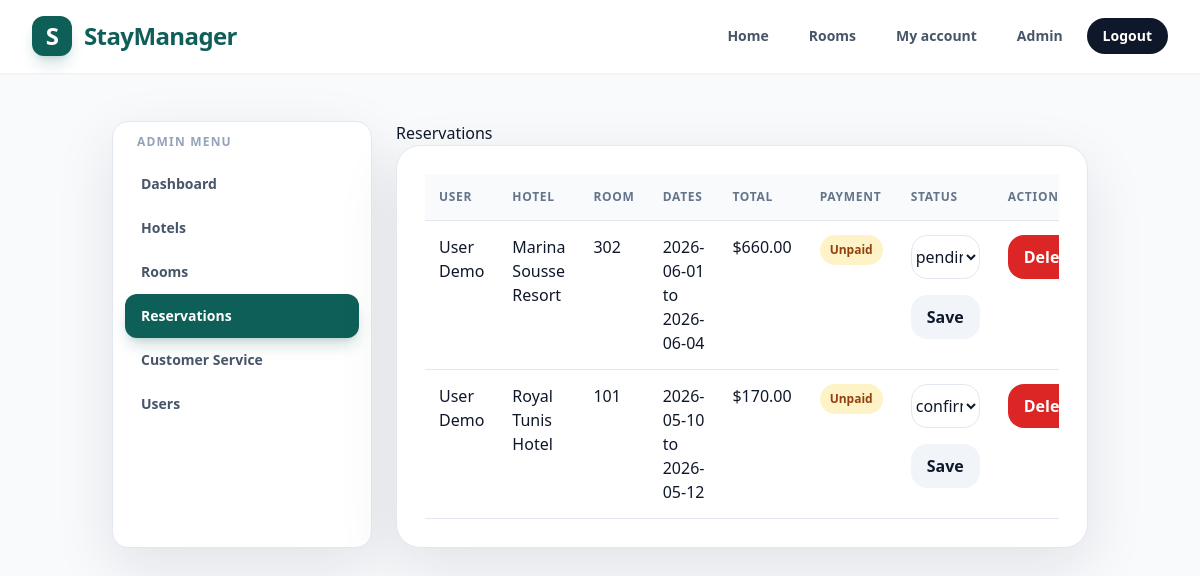
Screenshot of /admin/reservations.php (signed in) with the database file from the repository.
### tables this page shows
CREATE TABLE reservations (
    id INT AUTO_INCREMENT PRIMARY KEY,
    user_id INT NOT NULL,
    room_id INT NOT NULL,
    check_in DATE NOT NULL,
    check_out DATE NOT NULL,
    total_price DECIMAL(10, 2) NOT NULL,
    status ENUM('pending', 'confirmed', 'cancelled') NOT NULL DEFAULT 'pending',
    created_at TIMESTAMP DEFAULT CURRENT_TIMESTAMP,
    CONSTRAINT fk_reservations_user FOREIGN KEY (user_id) REFERENCES users(id) ON DELETE CASCADE,
    CONSTRAINT fk_reservations_room FOREIGN KEY (room_id) REFERENCES rooms(id) ON DELETE CASCADE
);

CREATE TABLE users (
    id INT AUTO_INCREMENT PRIMARY KEY,
    name VARCHAR(100) NOT NULL,
    email VARCHAR(150) NOT NULL UNIQUE,
    password VARCHAR(255) NOT NULL,
    role ENUM('admin', 'user') NOT NULL DEFAULT 'user',
    created_at TIMESTAMP DEFAULT CURRENT_TIMESTAMP
);

CREATE TABLE hotels (
    id INT AUTO_INCREMENT PRIMARY KEY,
    name VARCHAR(150) NOT NULL,
    city VARCHAR(100) NOT NULL,
    country VARCHAR(100) NOT NULL DEFAULT 'Tunisia',
    stars TINYINT NOT NULL DEFAULT 4,
    photo_url VARCHAR(500) NULL,
    address VARCHAR(255) NOT NULL,
    description TEXT NOT NULL,
    created_at TIMESTAMP DEFAULT CURRENT_TIMESTAMP
);

CREATE TABLE rooms (
    id INT AUTO_INCREMENT PRIMARY KEY,
    hotel_id INT NOT NULL,
    room_number VARCHAR(30) NOT NULL,
    type VARCHAR(80) NOT NULL,
    price DECIMAL(10, 2) NOT NULL,
    status ENUM('available', 'reserved', 'maintenance') NOT NULL DEFAULT 'available',
    unavailable_until DATE NULL,
    description TEXT NULL,
    amenities VARCHAR(255) NULL,
    created_at TIMESTAMP DEFAULT CURRENT_TIMESTAMP,
    CONSTRAINT fk_rooms_hotel FOREIGN KEY (hotel_id) REFERENCES hotels(id) ON DELETE CASCADE
);

### app/Core/helpers.php (called while the page is built, shortened)
<?php
function basePath(): string
{
    $scriptName = str_replace('\\', '/', $_SERVER['SCRIPT_NAME'] ?? '');
    $publicPosition = strpos($scriptName, '/public/');
    return '';
}
function url(string $path = ''): string
{
    $path = '/' . ltrim($path, '/');
    return basePath() . ($path === '/' ? '' : $path);
}
function isCurrentPath(string $path): bool
{
    $requestPath = parse_url($_SERVER['REQUEST_URI'] ?? '', PHP_URL_PATH) ?: '';
    return str_ends_with($requestPath, $path);
}
function e(?string $value): string
{
    return htmlspecialchars($value ?? '', ENT_QUOTES, 'UTF-8');
}
function money(float|int|string $amount): string
{
    return '$' . number_format((float) $amount, 2);
}

### app/Core/Session.php (called while the page is built, shortened)
<?php
class Session
{
    public static function get(string $key, mixed $default = null): mixed
    {
        return $_SESSION[$key] ?? $default;
    }
}

### app/Services/Auth.php (called while the page is built, shortened)
<?php
class Auth
{
    public static function user(): ?array
    {
        return Session::get('user');
    }
}

### app/Models/Reservation.php (called while the page is built, shortened)
<?php
class Reservation
{
    public function all(): array
    {
        $sql = 'SELECT reservations.*, users.name AS user_name, rooms.room_number, hotels.name AS hotel_name,
                       payments.status AS payment_status
                FROM reservations
                JOIN users ON users.id = reservations.user_id
                JOIN rooms ON rooms.id = reservations.room_id
                JOIN hotels ON hotels.id = rooms.hotel_id
                ' . self::PAYMENT_JOIN . '
                ORDER BY reservations.id DESC';
        return $this->db->query($sql)->fetchAll();
    }
}

### public/admin/reservations.php (the view, shortened to what this page needs)
<?php
require_once __DIR__ . '/../../app/bootstrap.php';
$reservationModel = new Reservation($db);
$reservations = $reservationModel->all();
require_once __DIR__ . '/../includes/header.php';
?>
<main class="container admin-layout">
    <?php require_once __DIR__ . '/includes/sidebar.php'; ?>
    <section>
        <h1>Reservations</h1>
        <section class="card">
            <div class="table-wrap">
                <table>
                    <thead><tr><th>User</th><th>Hotel</th><th>Room</th><th>Dates</th><th>Total</th><th>Payment</th><th>Status</th><th>Actions</th></tr></thead>
                    <tbody>
                        <?php foreach ($reservations as $reservation): ?>
                            <tr>
                                <td><?= e($reservation['user_name']) ?></td>
                                <td><?= e($reservation['hotel_name']) ?></td>
                                <td><?= e($reservation['room_number']) ?></td>
                                <td><?= e($reservation['check_in']) ?> to <?= e($reservation['check_out']) ?></td>
                                <td><?= money($reservation['total_price']) ?></td>
                                <td><span class="status <?= ($reservation['payment_status'] ?? '') === 'paid' ? 'confirmed' : 'pending' ?>"><?= e($reservation['payment_status'] ?? 'unpaid') ?></span></td>
                                <td>
                                    <form class="form" method="post">
                                        <select name="status">
                                            <?php foreach (['pending', 'confirmed', 'cancelled'] as $status): ?>
                                                <option value="<?= $status ?>" <?= $reservation['status'] === $status ? 'selected' : '' ?>><?= $status ?></option>
                                            <?php endforeach; ?>
                                        </select>
                                        <button class="btn secondary" type="submit">Save</button>
                                    </form>
                                </td>
                                <td>
                                    <form class="inline-form" method="post">
                                        <button class="btn danger" type="submit">Delete</button>
                                    </form>
                                </td>
                            </tr>
                        <?php endforeach; ?>
                    </tbody>
                </table>
            </div>
        </section>
    </section>
</main>
<?php require_once __DIR__ . '/../includes/footer.php'; ?>

### public/includes/header.php (shortened to what this page needs)
<?php
$currentUser = Auth::user();
?>
<!DOCTYPE html>
<html lang="en">
<head>
    <script src="https://cdn.tailwindcss.com"></script>
    <link rel="stylesheet" href="<?= e(url('/assets/css/style.css')) ?>">
</head>
<body class="min-h-screen bg-slate-50 text-slate-900 antialiased">
<header class="sticky top-0 z-40 border-b border-white/70 bg-white/90 shadow-sm backdrop-blur">
    <nav class="mx-auto flex max-w-7xl flex-col gap-4 px-4 py-4 sm:px-6 lg:flex-row lg:items-center lg:justify-between lg:px-8">
        <a href="<?= e(url('/')) ?>" class="flex items-center gap-3 text-2xl font-black tracking-tight text-brand-600">
            <span class="grid h-10 w-10 place-items-center rounded-xl bg-brand-600 text-white shadow-lg shadow-brand-600/20">S</span>
            StayManager
        </a>
        <div class="flex flex-wrap items-center gap-2">
            <a href="<?= e(url('/')) ?>" class="rounded-full px-4 py-2 text-sm font-bold transition <?= isCurrentPath('/index.php') || isCurrentPath('/public/') ? 'bg-brand-600 text-white shadow-lg shadow-brand-600/20' : 'text-slate-600 hover:bg-slate-100 hover:text-slate-950' ?>">Home</a>
            <a href="<?= e(url('/rooms.php')) ?>" class="rounded-full px-4 py-2 text-sm font-bold transition <?= isCurrentPath('/rooms.php') ? 'bg-brand-600 text-white shadow-lg shadow-brand-600/20' : 'text-slate-600 hover:bg-slate-100 hover:text-slate-950' ?>">Rooms</a>
            <?php if ($currentUser): ?>
                <a href="<?= e(url('/dashboard.php')) ?>" class="rounded-full px-4 py-2 text-sm font-bold text-slate-600 transition hover:bg-slate-100 hover:text-slate-950">My account</a>
                <?php if (($currentUser['role'] ?? '') === 'admin'): ?>
                    <a href="<?= e(url('/admin/index.php')) ?>" class="rounded-full px-4 py-2 text-sm font-bold text-slate-600 transition hover:bg-slate-100 hover:text-slate-950">Admin</a>
                <?php endif; ?>
                <a href="<?= e(url('/logout.php')) ?>" class="rounded-full bg-slate-900 px-4 py-2 text-sm font-bold text-white transition hover:bg-slate-700">Logout</a>
            <?php endif; ?>
        </div>
    </nav>
</header>

### public/admin/includes/sidebar.php
<aside class="rounded-2xl border border-slate-200 bg-white p-3 shadow-soft">
    <p class="px-3 pb-3 text-xs font-black uppercase tracking-widest text-slate-400">Admin menu</p>
    <a href="<?= e(url('/admin/index.php')) ?>" class="block rounded-xl px-4 py-3 text-sm font-bold transition <?= basename($_SERVER['SCRIPT_NAME']) === 'index.php' ? 'bg-brand-600 text-white shadow-lg shadow-brand-600/20' : 'text-slate-600 hover:bg-slate-100 hover:text-slate-950' ?>">Dashboard</a>
    <a href="<?= e(url('/admin/hotels.php')) ?>" class="block rounded-xl px-4 py-3 text-sm font-bold transition <?= basename($_SERVER['SCRIPT_NAME']) === 'hotels.php' ? 'bg-brand-600 text-white shadow-lg shadow-brand-600/20' : 'text-slate-600 hover:bg-slate-100 hover:text-slate-950' ?>">Hotels</a>
    <a href="<?= e(url('/admin/rooms.php')) ?>" class="block rounded-xl px-4 py-3 text-sm font-bold transition <?= basename($_SERVER['SCRIPT_NAME']) === 'rooms.php' ? 'bg-brand-600 text-white shadow-lg shadow-brand-600/20' : 'text-slate-600 hover:bg-slate-100 hover:text-slate-950' ?>">Rooms</a>
    <a href="<?= e(url('/admin/reservations.php')) ?>" class="block rounded-xl px-4 py-3 text-sm font-bold transition <?= basename($_SERVER['SCRIPT_NAME']) === 'reservations.php' ? 'bg-brand-600 text-white shadow-lg shadow-brand-600/20' : 'text-slate-600 hover:bg-slate-100 hover:text-slate-950' ?>">Reservations</a>
    <a href="<?= e(url('/admin/customer-service.php')) ?>" class="block rounded-xl px-4 py-3 text-sm font-bold transition <?= basename($_SERVER['SCRIPT_NAME']) === 'customer-service.php' ? 'bg-brand-600 text-white shadow-lg shadow-brand-600/20' : 'text-slate-600 hover:bg-slate-100 hover:text-slate-950' ?>">Customer Service</a>
    <a href="<?= e(url('/admin/users.php')) ?>" class="block rounded-xl px-4 py-3 text-sm font-bold transition <?= basename($_SERVER['SCRIPT_NAME']) === 'users.php' ? 'bg-brand-600 text-white shadow-lg shadow-brand-600/20' : 'text-slate-600 hover:bg-slate-100 hover:text-slate-950' ?>">Users</a>
</aside>

### public/includes/footer.php
</body>
</html>

### public/assets/css/style.css (style rules this page uses)
:root { --brand: #0f766e; --brand-dark: #123735; --border: #e2e8f0; --text: #0f172a; --muted: #64748b; }
a { color: inherit; text-decoration: none; }
.container { margin: 0 auto; max-width: 1280px; padding: 48px 24px; }
.admin-layout { display: grid; gap: 24px; grid-template-columns: 260px minmax(0, 1fr); }
.card { background: #fff; border: 1px solid var(--border); border-radius: 24px; box-shadow: 0 20px 60px rgba(15, 23, 42, 0.10); padding: 28px; }
.btn { align-items: center; background: var(--brand); border: 0; border-radius: 16px; color: #fff; cursor: pointer; display: inline-flex; font-weight: 900; justify-content: center; min-height: 44px; padding: 10px 16px; transition: 0.2s ease; }
.btn.secondary { background: #f1f5f9; color: var(--text); }
.btn.danger { background: #dc2626; }
.form { display: grid; gap: 16px; }
input, select, textarea { background: #fff; border: 1px solid var(--border); border-radius: 16px; color: var(--text); font: inherit; margin-top: 6px; min-height: 44px; outline: none; padding: 10px 14px; transition: 0.2s ease; width: 100%; }
.table-wrap { overflow-x: auto; }
table { border-collapse: collapse; width: 100%; }
th, td { border-bottom: 1px solid var(--border); padding: 14px; text-align: left; vertical-align: top; }
th { background: #f8fafc; color: #64748b; font-size: 12px; font-weight: 900; letter-spacing: 0.06em; text-transform: uppercase; }
.status { border-radius: 999px; display: inline-block; font-size: 12px; font-weight: 900; padding: 6px 10px; text-transform: capitalize; }
.status.pending { background: #fef3c7; color: #92400e; }
.inline-form { display: inline; }

### rows the page displays
reservations: user.name "User Demo", hotels.name "Marina Sousse Resort", room.room_number "302", check_in "2026-06-01", check_out "2026-06-04", total_price "$660.00", payment_status "Unpaid", status "pending"
reservations: user.name "User Demo", hotels.name "Royal Tunis Hotel", room.room_number "101", check_in "2026-05-10", check_out "2026-05-12", total_price "$170.00", payment_status "Unpaid", status "confirmed"
